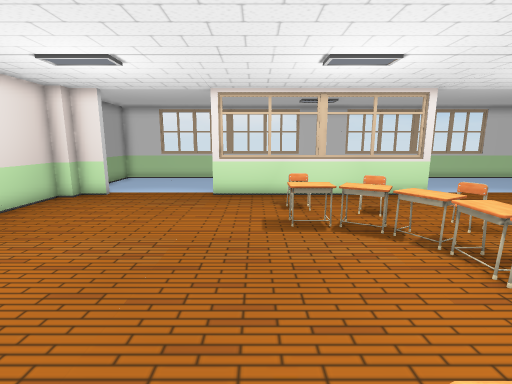
View 1 (above)

16 first-person views from a walk through a Unity game level. The camera is 1.2 m above the floor, tilts 10° down and sees 85° across. The floor is counted in squares, 0.5 m on a side. Each view is taken from the middle of a square. On the plan, view 1 faces up. The plan holds only what a view shows up to about 18 squares ahead; the rest is blank. The player character is not drawn. Door leaves are left out, so doorways stand open.

View 2
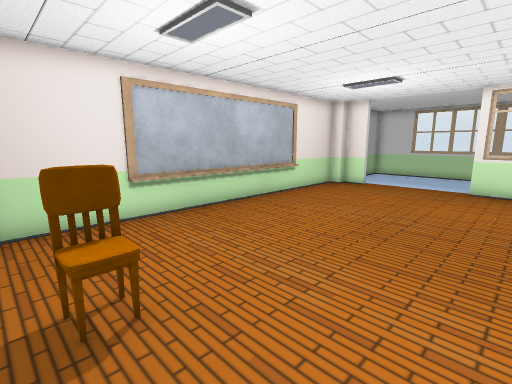

View 3
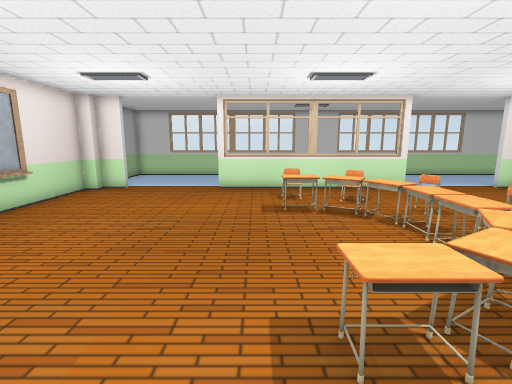

View 4
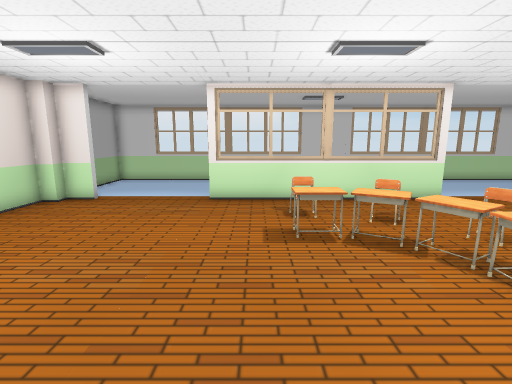

View 5
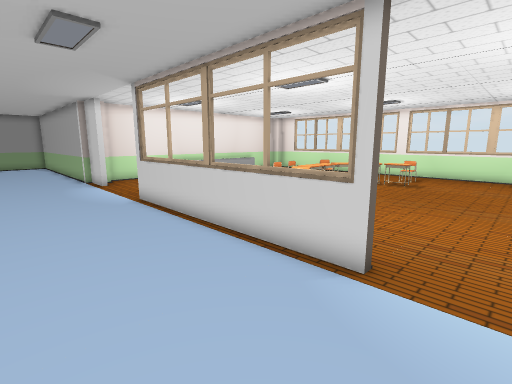

View 6
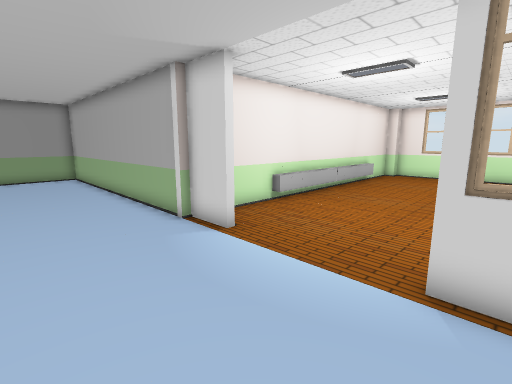

View 7
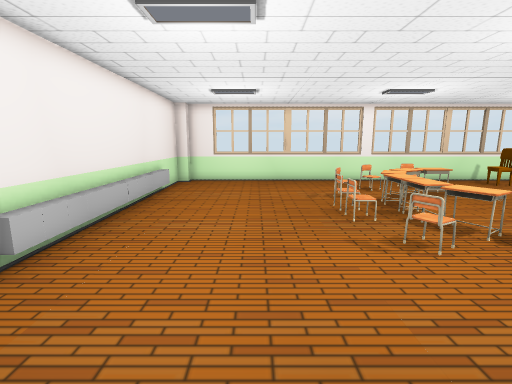

View 8
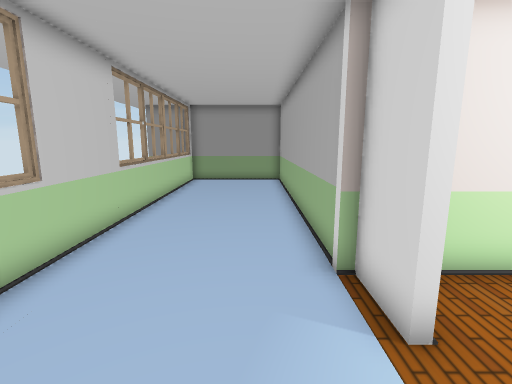

View 9
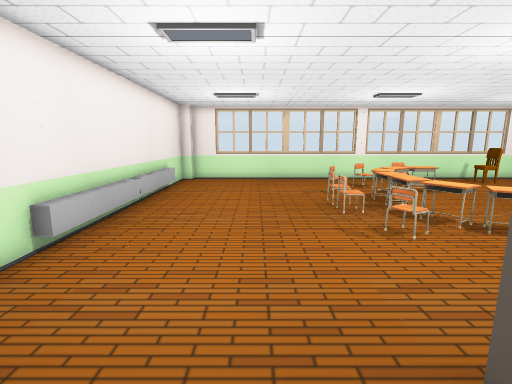

View 10
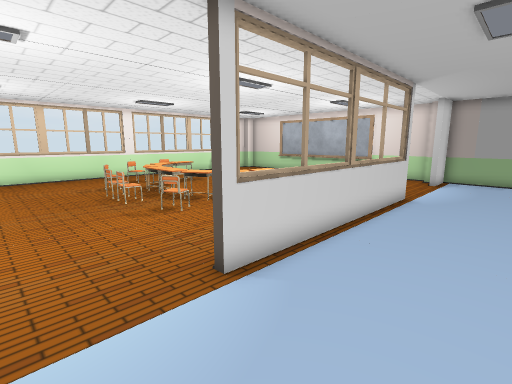

View 11
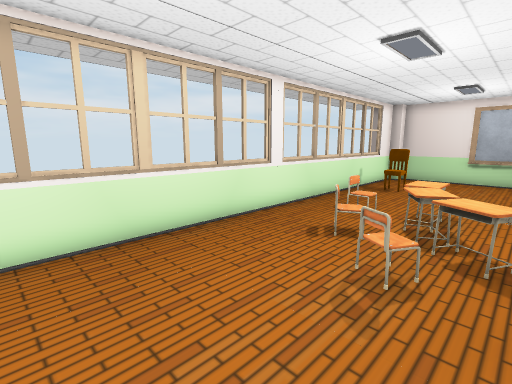

View 12
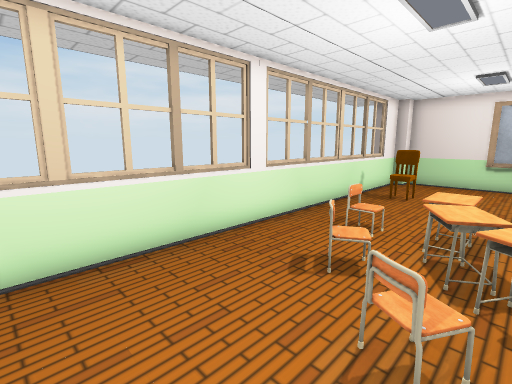

View 13
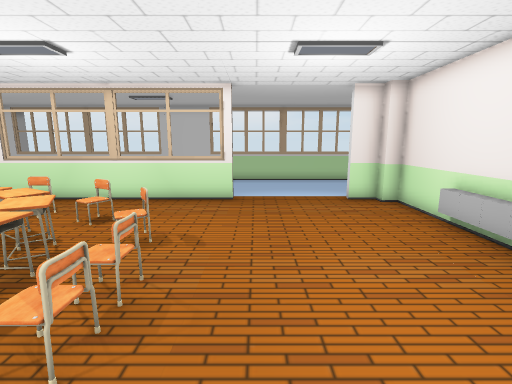

View 14
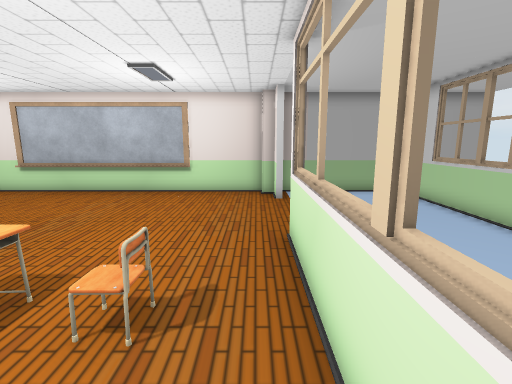

View 15
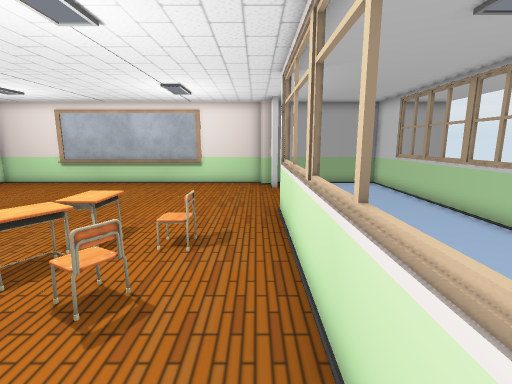

View 16
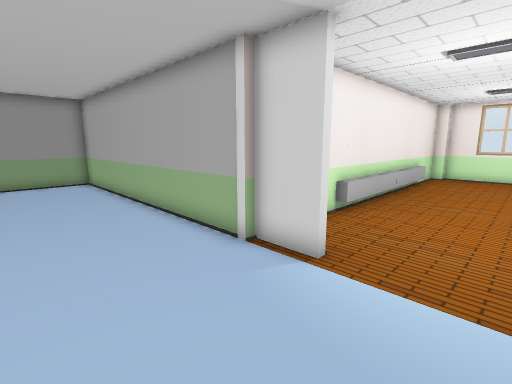

### Floor plan
Key: @ floor where view 1 was taken; # wall or solid block; x gap in a wall; . floor; D open door; = window, fence, low wall or low ledge; T thing the floor can be seen under or through; E desk; O other object.
Columns run from 9 left of view 1 to 28 right of it. Each row starts with its distance up from view 1.
 20                                      #
 19 ###=#=##===######===##=#####=#=##===##
 18 #....................................#
 17 #....................................#
 16 #....................................#
 15 #....................................#
 14 #.......................  ############
 13 ##DDDDDD====#====DDDDDD###
 12 ##.....................##
 11 #.......................#
 10 #.........TT.T..........#
  9 #.........TT T..........#
  8 # ........TTTE.T .......#
  7 # ..........TTT  .......#
  6 # ...........TE.........#
  5 # ...........TT.O.......#
  4 # ...........TT T.......#
  3 # ...........TT  .......#
  2 # ..........TTT  .......#
  1 # ........TTTE.T .......#
  0 #........@TT  ..........#
 -1 #..........T.T..........#
 -2 #....#..... ............#
 -3 ##...x.................##
 -4 ###==####===#===###===##
 -5 #

Positions as (right, up) in squares from view 1, and headings:
1: (0, 0), facing up
2: (0, -3), facing up-left
3: (0, -2), facing up
4: (0, 1), facing up
5: (-4, 18), facing down-right
6: (7, 18), facing down-right
7: (10, 14), facing down
8: (10, 15), facing right
9: (10, 15), facing down
10: (11, 17), facing down-left
11: (11, 3), facing down-left
12: (9, 2), facing down-left
13: (9, 1), facing up
14: (5, 12), facing left
15: (8, 12), facing left
16: (10, 18), facing down-right
